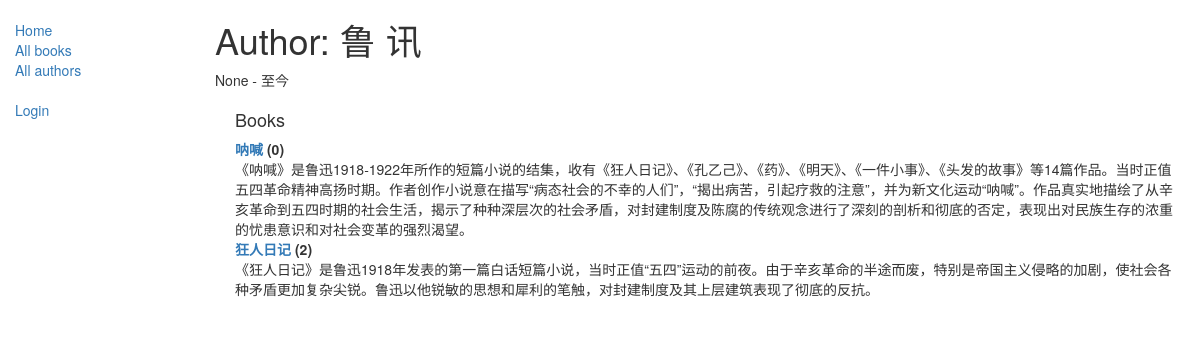
Screenshot of /catalog/author/6 with the database file from the repository.
### catalog/models.py (models this page shows, shortened)
class Author(models.Model):
    first_name = models.CharField(max_length=100)
    last_name = models.CharField(max_length=100)
    date_of_birth = models.DateField(null=True, blank=True)
    date_of_death = models.DateField('Died', null=True, blank=True)

class Book(models.Model):
    title = models.CharField(max_length=200)
    author = models.ForeignKey('Author', on_delete=models.SET_NULL, null=True)
    summary = models.TextField(max_length=1000, help_text="Enter a brief description of the book")
    isbn = models.CharField('ISBN',max_length=13, help_text='13 Character <a href="https://www.isbn-international.org/content/what-isbn">ISBN number</a>')
    genre = models.ManyToManyField(Genre, help_text="Select a genre for this book")
    def __str__(self):
        return self.title
    def display_genre(self):
        """
        Creates a string for the Genre. This is required to display genre in Admin.
        """
        return ', '.join([ genre.name for genre in self.genre.all()[:3] ])
    display_genre.short_description = 'Genre'

### catalog/views.py (the view)
# urls.py: path('author/<int:pk>', views.AuthorDetailView.as_view(), name='author-detail'),
class AuthorDetailView(generic.DetailView):
    model = Author

### catalog/templates/catalog/author_detail.html
{% extends "base_generic.html" %} {% block content %}
<h1>Author: {{ author.first_name }} {{ author.last_name }}</h1>
<p>{{ author.date_of_birth }} - {% if author.date_of_death %}{{author.date_of_death}}{% else %}至今{% endif %}</p>
<div style="margin-left:20px;margin-top:20px">
    <h4>Books</h4>
    <dl>
        {% for book in author.book_set.all %}
        <dt>
            <a href="{% url 'book-detail' book.pk %}">{{ book }}</a> ({{ book.bookinstance_set.all.count }})
        </dt>
        <dd>{{ book.summary }}</dd>
        {% endfor %}
    </dl>
</div>
{% endblock %}

### rows the page displays
Author: first_name "鲁", last_name "讯", date_of_birth "None"
Book: title "呐喊", bookinstance_set.all.count "0", summary "《呐喊》是鲁迅1918-1922年所作的短篇小说的结集，收有《狂人日记》、《孔乙己》、《药》、《明天》、《一件小事》、《头发的故事》等14篇作品。当时正值五四革命精神高扬时期。作者创作小说意在描写“病态社会的不幸的人们”，“揭出病苦，引起疗救的注意”，并为新文化运动“呐喊”。作品真实地描绘了从辛亥革命到五四时期的社会生活，揭示了种种深层次的社会矛盾，对封建制度及陈腐的传统观念进行了深刻的剖析和彻底的否定，表现出对民族生存的浓重的忧患意识和对社会变革的强烈渴望。"
Book: title "狂人日记", bookinstance_set.all.count "2", summary "《狂人日记》是鲁迅1918年发表的第一篇白话短篇小说，当时正值“五四”运动的前夜。由于辛亥革命的半途而废，特别是帝国主义侵略的加剧，使社会各种矛盾更加复杂尖锐。鲁迅以他锐敏的思想和犀利的笔触，对封建制度及其上层建筑表现了彻底的反抗。"
